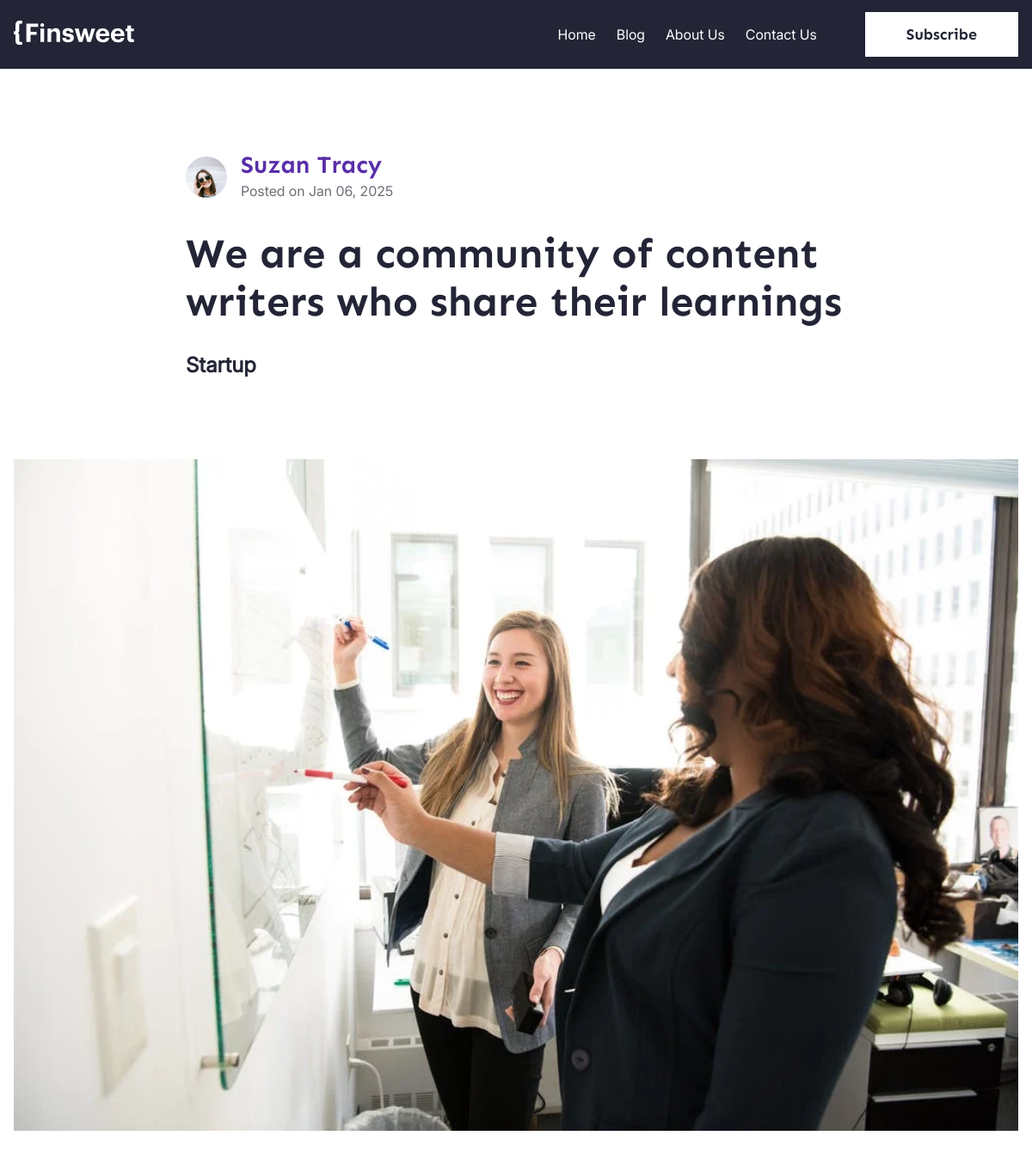
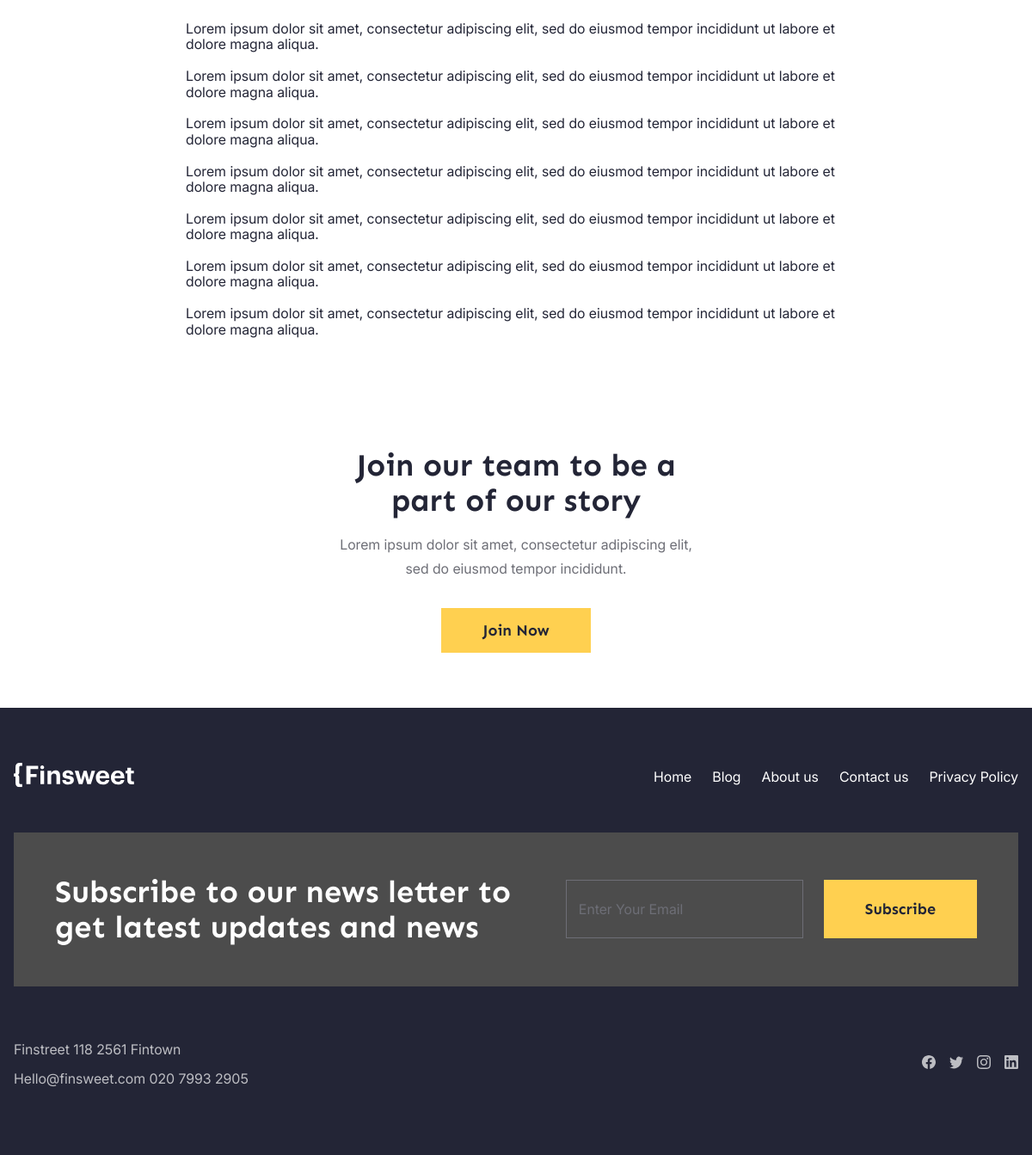
The page /blog/another-post/ on the database its author committed (2 pictures, top to bottom).
### finsweet/models.py (models this page shows, shortened)
class Author(models.Model):
    name = models.CharField(max_length=255, db_index=True)
    image = models.ImageField(upload_to="authors", blank=True, null=True)
    position = models.CharField(
        max_length=100, db_index=True, blank=True, null=True)
    fb = models.URLField(
        max_length=255,
        unique=True,
        db_index=True,
        blank=True,
        null=True
    )
    x = models.URLField(
        max_length=255,
        unique=True,
        db_index=True,
        blank=True,
        null=True
    )
    ig = models.URLField(
        max_length=255,
        unique=True,
        db_index=True,
        blank=True,
        null=True
    )
    ln = models.URLField(
        max_length=255,
        unique=True,
        db_index=True,
        blank=True,
        null=True
    )

class Post(models.Model):
    title = models.CharField(max_length=255, db_index=True)
    content = models.TextField(db_index=True)
    image = models.ImageField(upload_to="posts", blank=True, null=True)
    author = models.ForeignKey("Author", on_delete=models.CASCADE)
    category = models.ForeignKey("Category", on_delete=models.CASCADE)
    created_date = models.DateTimeField(auto_now_add=True)
    updated_date = models.DateTimeField(auto_now=True)
    slug = models.SlugField(max_length=255, db_index=True, unique=True)
    class Meta:
        verbose_name = "Post"
        verbose_name_plural = "Posts"

class Category(models.Model):
    name = models.CharField(max_length=255, db_index=True)
    slug = models.SlugField(max_length=255, unique=True, db_index=True)
    image = models.ImageField(
        upload_to="categories",
        blank=True,
        null=True
    )
    class Meta:
        verbose_name = "Category"
        verbose_name_plural = "Categories"

### finsweet/views.py (the view)
# urls.py: path("blog/<slug:post_slug>/", blog_single, name="single"),
def blog_single(request, post_slug):
    post = get_object_or_404(Post, slug=post_slug)
    data = {
        "title": post.title,
        "content": post.content,
        "created_date": post.created_date,
        "image": post.image,
        "author": post.author,
        "category": post.category.name,
    }
    return render(request, "single.html", data)

### finsweet/templates/single.html
{% extends "base.html" %}
{% block single %}
  <header class="single__header">
    <div class="single__wrapper">
      <div class="single__author">
        <div class="sa__cover">
          <img src="{{author.image.url}}" alt="{{author.name}}">
        </div>
        <div class="sa__content">
          <h3>
            <a href="#">{{author.name}}</a>
          </h3>
          <p class="text">Posted on {{created_date|date:"M d, Y"}}</p>
        </div>
      </div>
      <div class="single__title">
        <h1>{{title}}</h1>
      </div>
      <div class="single__category">
        <a href="#">{{category}}</a>
      </div>
    </div>
  </header>
  <main>
    <div class="container offset single__page">
      {% if image  %}
        <div class="single__cover">
          <img src="{{image.url}}" alt="">
        </div>
      {% endif %}
      <article style="margin-top: 48px">
        {{content|linebreaksbr}}
      </article>
    </div>
    <div class="join">
      <h2>
        Join our team to be a part of our story
      </h2>
      <p class="text">
        Lorem ipsum dolor sit amet, consectetur adipiscing elit, sed do eiusmod tempor incididunt.
      </p>
      <button class="btn">Join Now</button>
    </div>
  </main>
{% endblock %}

### finsweet/static/css/style.css (style rules this page uses)
html { line-height: 1.15; -webkit-text-size-adjust: 100%; }
* { box-sizing: border-box; }
body { margin: 0; }
main { display: block; }
h1 { font-size: 2em; margin: 0.67em 0; }
a { background-color: transparent; }
img { border-style: none; }
button, input, optgroup, select, textarea { font-family: inherit; font-size: 100%; line-height: 1.15; margin: 0; }
button, input { overflow: visible; }
button, select { text-transform: none; }
button, [type="button"], [type="reset"], [type="submit"] { -webkit-appearance: button; }
:root { --black: #232536; --yellow: #FFD050; --purple: #592EA9; --darkGray: #4C4C4C; --mediumGray: #6D6E76; --lightGray: #F4F4F4; --lavender: #F4F0F8; --lightYellow: #FBF6EA; --white: #FFFFFF; }
body { font-family: "inter-regular", serif; color: var(--black); }
h1, h2, h3, h4, h5, h6 { font-family: "sen-bold", serif; }
.text { font-size: 16px; margin-bottom: 32px; color: var(--mediumGray); line-height: 28px; }
.container { max-width: 1280px; min-width: 280px; padding: 0px 16px; margin: 0 auto; }

### rows shown on the page
Author: image (picture), name "Suzan Tracy"
Post: created_date "Jan 06, 2025", title "We are a community of content writers who share their learnings", content "Lorem ipsum dolor sit amet, consectetur adipiscing elit, sed do eiusmod tempor incididunt ut labore et dolore magna aliqua. Lorem ipsum dolor sit amet, consectetur adipiscing elit, sed do eiusmod tempor incididunt ut labore et dolore magna aliqua. Lorem ipsum dolor sit amet, consectetur adipiscing elit, sed do eiusmod tempor incididunt ut labore et dolore magna aliqua. Lorem ipsum dolor sit amet, consectetur adipiscing elit, sed do eiusmod tempor incididunt ut labore et dolore magna aliqua. Lorem ipsum dolor sit amet, consectetur adipiscing elit, sed do eiusmod tempor incididunt ut labore et dolore magna aliqua. Lorem ipsum dolor sit amet, consectetur adipiscing elit, sed do eiusmod tempor…"
Category: name "Startup"
